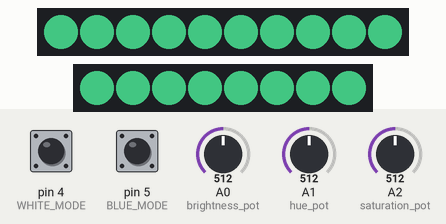
Simulated run of this sketch. Board: Arduino Uno, built with avr-gcc and run on an emulated ATmega328P. Shown: 10 RGB LEDs in strip order, left to right, 8 RGB LEDs in strip order, left to right. Inputs (shaded band) come from the test bench; at power-on: A1 (hue_pot) = 512, A2 (saturation_pot) = 512, pin 4 (WHITE_MODE) HIGH, pin 5 (BLUE_MODE) HIGH, A0 (brightness_pot) = 512. Dim RGB values are drawn brighter than linear.

Above: at 3.7 s.
3.8 s: A1 (hue_pot) set to 716
At 4.6 s:
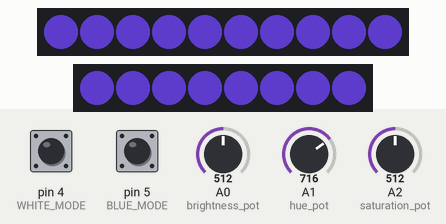
5.3 s: A2 (saturation_pot) set to 306
At 5.7 s:
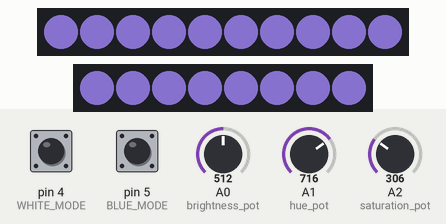
6.8 s: pin 4 (WHITE_MODE) pulled LOW for 0.15 s
At 6.87 s:
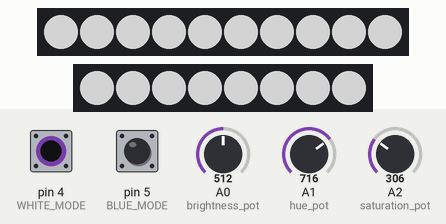
8.4 s: A1 (hue_pot) set to 900
At 9.2 s:
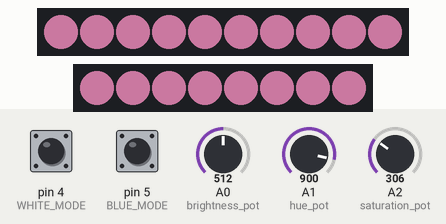
9.9 s: A2 (saturation_pot) set to 511
At 10.4 s:
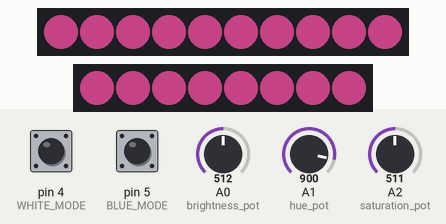
11.4 s: A1 (hue_pot) set to 1023
At 12.8 s:
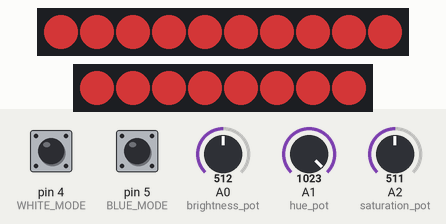
Timing chart, 0 to 13.9 s (numbered marks = the images above; inputs shaded):
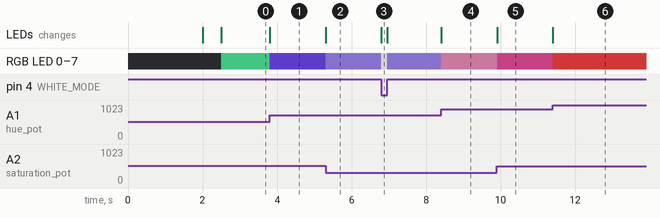

Measured:
- after the input at 3.8 s, RGB LED 0–7: RGB(32, 96, 63) → RGB(50, 32, 109) at once; the LEDs: change at once (image 1)
- after the input at 5.3 s, RGB LED 0–7: RGB(50, 32, 109) → RGB(75, 63, 115) at once; the LEDs: change at once (image 2)
- after the input at 6.8 s, RGB LED 0–7: RGB(75, 63, 115) → RGB(127, 127, 127) at once, → RGB(75, 63, 115) 0.15 s later; the LEDs: change at once (image 3)
- after the input at 8.4 s, RGB LED 0–7: RGB(75, 63, 115) → RGB(106, 63, 84) at once; the LEDs: change at once (image 4)
- after the input at 9.9 s, RGB LED 0–7: RGB(106, 63, 84) → RGB(95, 32, 64) at once; the LEDs: change at once (image 5)
- after the input at 11.4 s, RGB LED 0–7: RGB(95, 32, 64) → RGB(126, 32, 33) at once; the LEDs: change at once (image 6)

The sketch:

color_light_strip.ino
```cpp
/*  This is for a dimable lighting strip for our travel trailer running off the 12vdc coach system.
This has three modes blue, white and variable.  The blue mode is for treatment of the medical condition SAD,
the white mode is for working and general use, and the variable mode is for mood lighting.

This is configured for two Radio Shack led strips of different lengths, one is 10 clusters (3 leds controlled by one chip)
and the other is 8 clusters. They are set up in a single LED array.

This uses the FastLED library that can control many different types of addressable leds and it should be
possible to even mix makes and types of arrays if you use a different data pin for each strip.

Your mileage may vary and it is not my fault if your computer ceases to exist, you gain a cat, etc.
*/

#include <FastLED.h>

// how many led strips  This is not actually used anywhere, it is a reference to help setup the strips and array
#define NUM_LED_STRIPS 2
// How many leds are in EACH strip?
#define NUM_LEDS1 10
#define NUM_LEDS2 8
#define Total_LEDS  NUM_LEDS1+NUM_LEDS2

// Data pins that led data will be written out over
#define DATA_PIN1 11  //pin for 10 segment strip
#define DATA_PIN2 10  //pin for 8 segment strip
#define WHITE_MODE 4  // digital input pin for white mode, pulled low to enable
#define BLUE_MODE 5  // digital input pin for blue mode, pulled low to enable
// set color correction and temperature of the strips
#define color_correction TypicalSMD5050  //FastLED color correction (see color.h for options)
#define  color_temperature DirectSunlight //FastLED color temperature (see color.h for options)

// This is an array of leds.  One item for each led in your strip.
CRGB leds[Total_LEDS];

// setup inputs
const int brightness_pot = A0;  // Analog input pin that the potentiometer is attached to for brightness
int sensorValue_brightness = 0;        // value read from the brightness pot
const int hue_pot = A1;  // Analog input pin that the potentiometer is attached to for hue
int sensorValue_hue = 0;        // value read from the hue pot
const int saturation_pot = A2;  // Analog input pin that the potentiometer is attached to for brightness
int sensorValue_saturation = 0;        // value read from the saturation pot
int sensorValue_WHITE_MODE = HIGH;  //initialize and set white mode high
int sensorValue_BLUE_MODE = HIGH;  // initialize and set blue mode high

// ***********************************************************************************************************
// *
// *                            Power Up Init.
// *
// ***********************************************************************************************************
void setup() {

	// sanity check delay - allows reprogramming if accidentally blowing power w/leds
	delay(2000);
	pinMode (WHITE_MODE, INPUT_PULLUP); //setup data pin for input with internal pull up resistor enabled
	pinMode (BLUE_MODE, INPUT_PULLUP); //setup data pin for input with internal pull up resistor enabled

	// Change these lines as needed to match the LED string type, control chip and color sequence
	FastLED.addLeds<TM1803, DATA_PIN1, GBR>(leds, 0, NUM_LEDS1).setCorrection( color_correction ); // RadioShack LED String
	FastLED.addLeds<TM1803, DATA_PIN2, GBR>(leds, NUM_LEDS1,NUM_LEDS2).setCorrection( color_correction ); //RadioShack LED String
	FastLED.setDither(false); //disable FastLED dithering, was causing a flicker at some brightness levels

	// turn off all leds
	fill_solid ( &(leds[0]),Total_LEDS, CRGB::Black);
	FastLED.show();
	delay(500);
}

// ***********************************************************************************************************
// *
// *                            Main Loop
// *
// ***********************************************************************************************************
void loop()
{
	static uint8_t hue = 0;  //setup hue variable for chsv
	static uint8_t brightness= 48;  //setup brightness variable
	static uint8_t saturation = 0;  // setup saturation variable
	sensorValue_brightness = analogRead(brightness_pot);  //read brightness pot
	brightness = map(sensorValue_brightness, 0, 1023, 0, 255); // map brightness value
	if (brightness <10)  // force limit on minimum brightness to deal with red pixels working at lower levels than the others
	{brightness =10;
	}
	sensorValue_hue = analogRead(hue_pot);  // read hue pot
	hue = map(sensorValue_hue, 0,1023,0,255);  //map hue pot
	sensorValue_saturation = analogRead(saturation_pot);  //read saturation value
	saturation = map(sensorValue_saturation,0,1023,0,255);  //map saturation value
	if (saturation <75)  // force limit on desaturation to deal with red pixels working at lower levels than the others
	{ saturation=75;
	}
	sensorValue_WHITE_MODE = digitalRead(WHITE_MODE); //check white mode pin
	sensorValue_BLUE_MODE = digitalRead(BLUE_MODE); //check blue mode pin
	FastLED.setTemperature( color_temperature );  // set color temperature
	if (sensorValue_WHITE_MODE == LOW){ //check if white mode is enabled
		saturation = 0;  //set saturation to 0, any hue will be white
	}
	if (sensorValue_BLUE_MODE == LOW) {  //check if blue mode is enabled
		fill_solid( &(leds[0]),Total_LEDS,CRGB(0,0,255) ); //set all leds to blue  only
		FastLED.setBrightness(brightness); // adjust brightness to selected value
		FastLED.show();
	}
	else {
		FastLED.setBrightness(brightness);
		FastLED.showColor(CHSV(hue, saturation, 255));
	}

}
```
